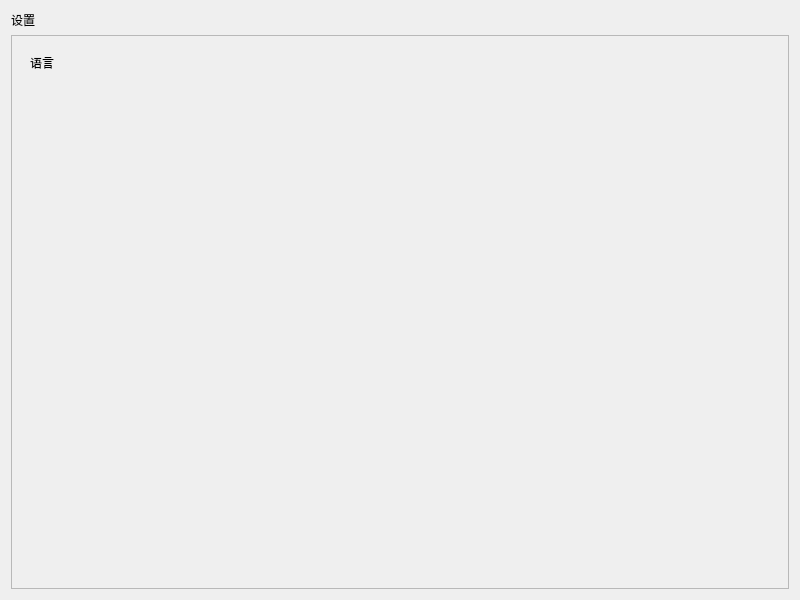
<?xml version="1.0" encoding="UTF-8"?>
<ui version="4.0">
 <class>FormSettings</class>
 <widget class="QWidget" name="FormSettings">
  <property name="geometry">
   <rect>
    <x>0</x>
    <y>0</y>
    <width>800</width>
    <height>600</height>
   </rect>
  </property>
  <property name="windowTitle">
   <string>Form</string>
  </property>
  <layout class="QGridLayout" name="gridLayout_2">
   <item row="0" column="0">
    <widget class="TitleLabel" name="TitleLabel">
     <property name="text">
      <string>设置</string>
     </property>
    </widget>
   </item>
   <item row="1" column="0">
    <widget class="SmoothScrollArea" name="SmoothScrollArea">
     <property name="widgetResizable">
      <bool>true</bool>
     </property>
     <widget class="QWidget" name="scrollAreaWidgetContents">
      <property name="geometry">
       <rect>
        <x>0</x>
        <y>0</y>
        <width>780</width>
        <height>537</height>
       </rect>
      </property>
      <layout class="QGridLayout" name="gridLayout">
       <item row="0" column="0">
        <widget class="ElevatedCardWidget" name="ElevatedCardWidget">
         <layout class="QGridLayout" name="gridLayout_lang">
          <item row="0" column="0">
           <widget class="SubtitleLabel" name="SubtitleLabel">
            <property name="text">
             <string>语言</string>
            </property>
           </widget>
          </item>
         </layout>
        </widget>
       </item>
       <item row="1" column="0">
        <spacer name="verticalSpacer">
         <property name="orientation">
          <enum>Qt::Vertical</enum>
         </property>
         <property name="sizeHint" stdset="0">
          <size>
           <width>20</width>
           <height>449</height>
          </size>
         </property>
        </spacer>
       </item>
      </layout>
     </widget>
    </widget>
   </item>
  </layout>
 </widget>
 <customwidgets>
  <customwidget>
   <class>CardWidget</class>
   <extends>QFrame</extends>
   <header>qfluentwidgets</header>
   <container>1</container>
  </customwidget>
  <customwidget>
   <class>ElevatedCardWidget</class>
   <extends>SimpleCardWidget</extends>
   <header>qfluentwidgets</header>
   <container>1</container>
  </customwidget>
  <customwidget>
   <class>SimpleCardWidget</class>
   <extends>CardWidget</extends>
   <header>qfluentwidgets</header>
   <container>1</container>
  </customwidget>
  <customwidget>
   <class>SmoothScrollArea</class>
   <extends>QScrollArea</extends>
   <header>qfluentwidgets</header>
   <container>1</container>
  </customwidget>
  <customwidget>
   <class>SubtitleLabel</class>
   <extends>QLabel</extends>
   <header>qfluentwidgets</header>
  </customwidget>
  <customwidget>
   <class>TitleLabel</class>
   <extends>QLabel</extends>
   <header>qfluentwidgets</header>
  </customwidget>
 </customwidgets>
 <resources/>
 <connections/>
</ui>
